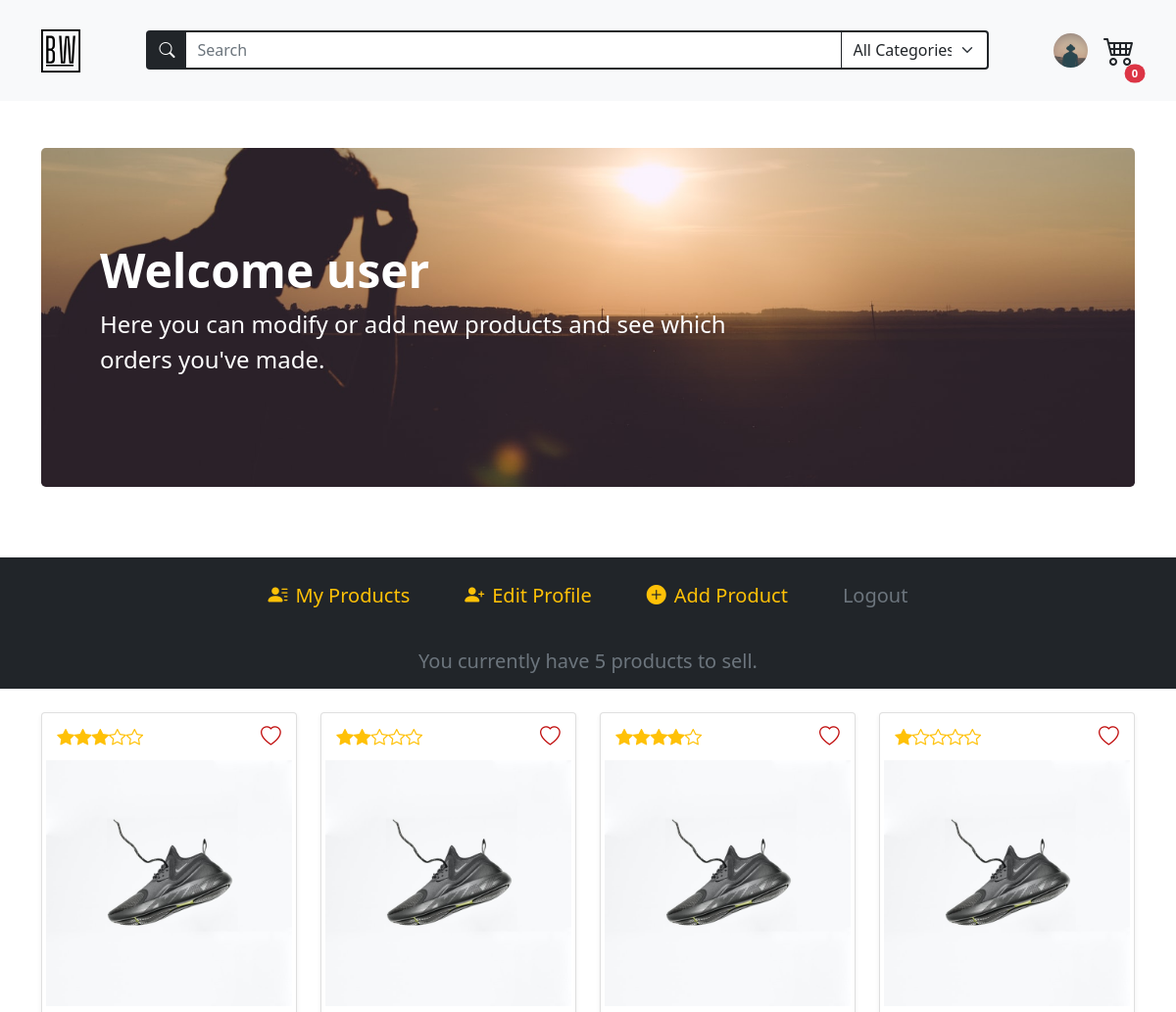
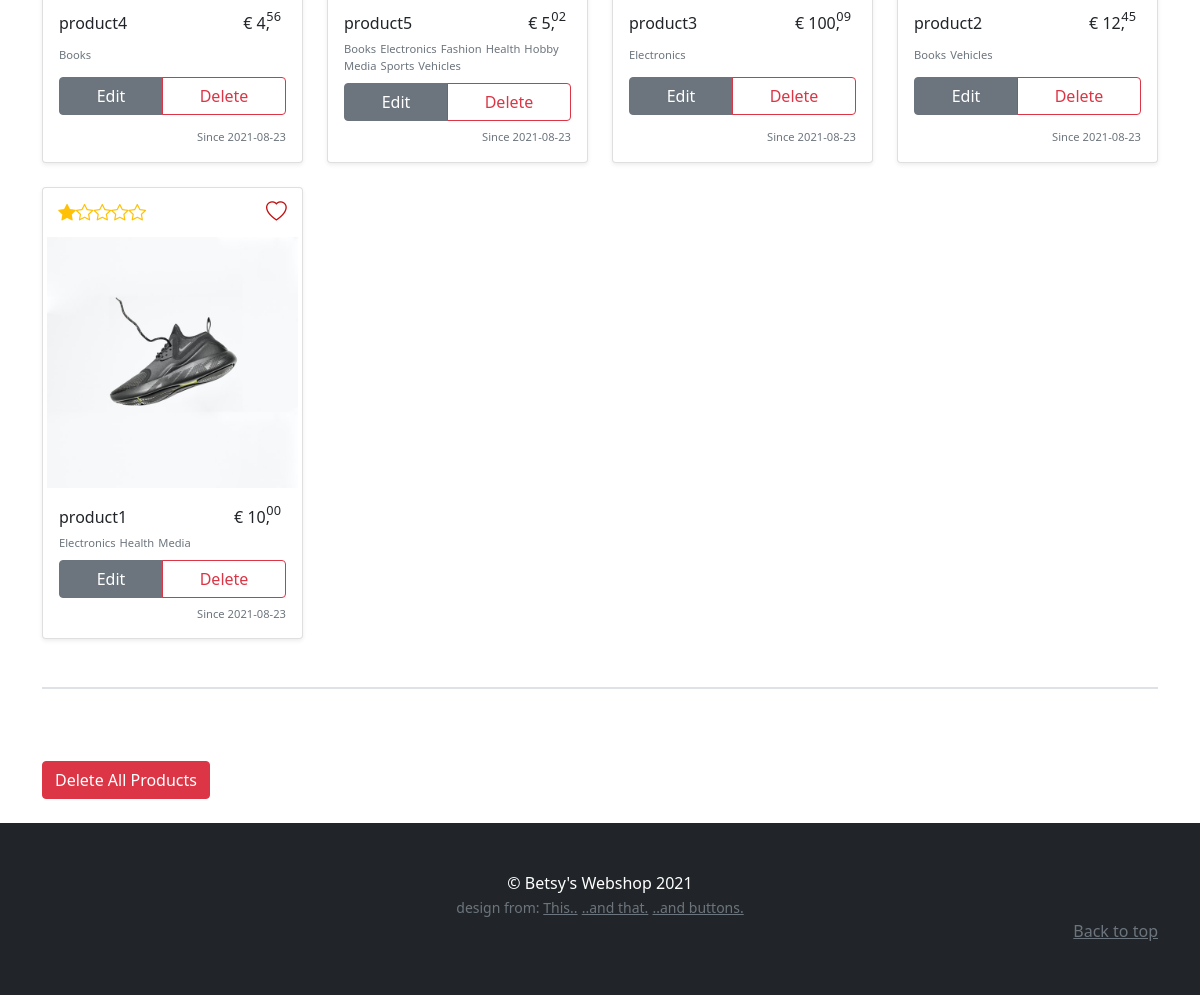
Page /account (signed in) on the committed database (2 pictures, top to bottom).
### models.py (models this page shows, shortened)
class BaseModel(db_wrapper.Model):
    class Meta:
        database = db

class User(BaseModel, UserMixin):
    first_name = CharField(index=True, max_length=30, null=True, default="user")
    last_name = CharField(max_length=120, null=True, default="lastname")
    address = CharField(max_length=200, null=True, default="street123")
    city = CharField(max_length=50, null=True, default="city")
    country = CharField(max_length=50, null=True)
    cc_number = IntegerField(null=True, default=12345)
    username = CharField(index=True, max_length=30, unique=True)
    email = CharField(index=True, max_length=50, unique=True)
    password = CharField(max_length=255)
    profile_pic = CharField(null=True, default="default_user.jpg")

class Product(BaseModel):
    name = CharField(max_length=50)
    description = TextField(null=True)
    price_per_unit = DecimalField(
        constraints=[Check("price_per_unit >= 0")],
        decimal_places=2,
        max_digits=10,
        auto_round=True,
    )
    stock = IntegerField(default=1)
    owner = ForeignKeyField(User, backref="products")
    product_pic = CharField(null=True, default="default_product.jpg")
    date_posted = DateTimeField(formats="%Y-%m-%d %H:%M", default=datetime.now)

class ProductTag(BaseModel):
    product = ForeignKeyField(Product, index=True, backref="tags")
    tag = ForeignKeyField(Tag, index=True, backref="products")

class Tag(BaseModel):
    name = CharField(unique=True, max_length=30)

### routes.py (the view)
@app.route("/account", methods=["GET", "POST"])
@login_required
def account():
    update_account_form = UpdateAccountForm(
        prefix="update_account",
        country=current_user.country,
        profile_pic=current_user.profile_pic or "default_user.jpg",
    )
    add_product_form = AddProductForm(prefix="add-product")
    search_form = SearchForm(prefix="search_form")
    search_form.search_tag.choices = get_alpha_tag_names()
    user_products = list_user_products(current_user.id)
    profile_pic = url_for(
        "static", filename=f"/profile_pics/{current_user.profile_pic}"
    ) or url_for("static", filename="/profile_pics/default_user.jpg")
    return render_template(
        "account.html",
        title="Account",
        add_product_form=add_product_form,
        update_account_form=update_account_form,
        search_form=search_form,
        user_products=user_products,
        all_products=Product.select(),
        profile_pic=profile_pic,
        on_account_page=True,
        randomize=randomize,
        int_splitter=int_splitter,
    )

### forms.py (shortened to what this page needs)
class UpdateAccountForm(FlaskForm):
    first_name = StringField("Name", validators=[DataRequired(), Length(min=2, max=30)])
    last_name = StringField(
        "Surname", validators=[InputRequired(), Length(min=2, max=120)]
    )
    address = StringField(
        "Address", validators=[InputRequired(), Length(min=8, max=200)]
    )
    city = StringField("City", validators=[InputRequired(), Length(min=2, max=50)])
    country = SelectField(
        "Country",
        choices=["...", "Netherlands", "Belgium", "Germany", "France", "Other"],
        validators=[InputRequired()],
    )
    cc_number = IntegerField("Credit Card Number", validators=[InputRequired()])
    username = StringField(
        "Username",
        validators=[InputRequired(), Length(min=5, max=25)],
    )
    email = EmailField(
        "Email", validators=[InputRequired(), Length(min=5, max=50), Email()]
    )
    profile_pic = FileField(
        "Profile Picture",
        validators=[
            FileAllowed(["jpeg", "jpg", "png"], "Accepts only 'jpg' and 'png' !")
        ],
    )
    update = SubmitField("Update")

class AddProductForm(FlaskForm):
    name = StringField("Name", validators=[InputRequired(), Length(max=50)])
    description = TextAreaField("Description", validators=[Length(max=50)])
    price_per_unit = DecimalField("€", places=2, validators=[InputRequired()])
    stock = SelectField(
        "Quantity",
        choices=[num for num in range(1, 11)],
        validators=[InputRequired()],
    )
    tags = MultiCheckboxField(
        "Categories", choices=[(tag, tag) for tag in sorted(tags)]
    )
    product_pic = FileField(
        "Product Picture",
        validators=[
            FileAllowed(["jpeg", "jpg", "png"], "Accepts only 'jpg' and 'png' !")
        ],
    )
    add_product = SubmitField("Add")

### main.py (called while the page is built)
def list_user_products(user_id) -> list[Product]:
    user_products = (
        Product.select()
        .join(User)
        .where(Product.owner == user_id)
        .order_by(Product.id.desc())
    )
    return user_products

def get_alpha_tag_names() -> tuple[Tag]:
    tags = Tag.select().order_by(Tag.name)
    tag_list = [(tag.name, tag.name) for tag in tags]
    tag_list.insert(0, ("All", "All Categories"))
    return tag_list

def randomize():
    random_num = randint(2, 6)
    return random_num

def int_splitter(num):
    integer = floor(num)
    decimal = "{:.2f}".format(num)[-2:]
    return (integer, decimal)

### templates/account.html (shortened to what this page needs)
{% extends 'base.html' %}
{% block content %}
{% include "modal_delete_all_products.html" %} {% include 'account_navbar.html'
%}
<div class="container">
  <div class="album my-4">
    <div class="row row-cols-2 row-cols-md-3 row-cols-lg-4 g-4">
      {% for product in user_products %} {% include "modal_delete_product.html"
      %} {% include "product_featurette.html" %} {% endfor%}
    </div>
  </div>
  <div class="border my-5"></div>
  {% if user_products | length >= 1%}
  <button
    type="button"
    class="btn btn-danger my-4"
    data-bs-toggle="modal"
    data-bs-target="#deleteAllProductsModal"
  >
    Delete All Products
  </button>
</div>
{% endif %} {% endblock content %}

### templates/navbar.html (shortened to what this page needs)
<nav
  class="navbar navbar-expand-md navbar-light bg-light sticky-top"
>
  <div class="container py-3">
    <a class="navbar-brand" href="{{url_for('home') }}"
      ><img
        src="{{url_for('static', filename='assets/brand.svg')}}"
        alt=""
        width="40"
        class="d-inline-block align-text-top"
    /></a>
    {% include "searchbar.html" %}
        <ul class="nav">
        {% if current_user.is_authenticated %}
        <li class="nav-item dropdown position-relative d-flex align-items-center">
          <div class="profile-icon-container" id="navbarDropdown" data-bs-toggle="dropdown" aria-expanded="false" >
            <img
            style="width: 35px; height: 35px; object-fit: cover"
            class="rounded-circle mx-3 profile-icon d-block align-bottom "
            src="{{(url_for('static', filename='profile_pics/' + current_user.profile_pic ))  }}"
            alt="user thumbnail"
          />
          </div>
        </li>
        <li class="d-flex cart-icon position-relative" type="button" data-bs-toggle="offcanvas" data-bs-target="#offcanvasCart" aria-controls="offcanvasCart" >
          <i class="bi bi-cart4" style="font-size: 2rem;"></i>
          <span class="position-absolute top-100 start-100 translate-middle badge rounded-pill bg-danger" style="font-size: .7rem;">{{session['cart'] | length}}</span>
        </li>
        {% endif %}
      </ul>
    </div>
</nav>

### templates/account_navbar.html (shortened to what this page needs)
<div class="container py-5">
  <div class="p-5 mb-4 bg-dark rounded-3 account-banner banner">
    <div class="container-fluid py-5">
      <h1 class="display-5 fw-bold text-white">
        Welcome {{ current_user.first_name }}
      </h1>
      <p class="col-md-8 fs-4 text-white">
        Here you can modify or add new products and see which orders you've
        made.
      </p>
    </div>
  </div>
</div>
<ul
  class="
    nav
    row row-cols-md-2 row-cols-lg-auto
    justify-content-center
    bg-dark
    py-3
    fs-5
    mx-0
  "
>
  <li class="nav-item d-flex align-items-center justify-content-center">
    <a
      class="nav-link text-warning"
      href="{{url_for('account')}}"
      role="button"
    >
      <span><i class="bi bi-person-lines-fill pe-2"></i>My Products</span>
    </a>
  </li>
  <li class="nav-item d-flex align-items-center justify-content-center">
    <a
      id="collapseAccountBtn"
      class="nav-link text-warning"
      data-bs-toggle="collapse"
      href="#collapseAccountForm"
      role="button"
      aria-expanded="false"
      aria-controls="collapseAccountForm"
    >
      <span
        ><i class="bi bi-person-plus-fill text-warning pe-2"></i>Edit
        Profile</span
      >
    </a>
  </li>
  <li class="nav-item d-flex align-items-center justify-content-center">
    <a
      id="collapseProductFormBtn"
      class="nav-link text-warning"
      data-bs-toggle="collapse"
      href="#collapseProductForm"
      role="button"
      aria-expanded="false"
      aria-controls="collapseProductForm"
      ><span><i class="bi bi-plus-circle-fill pe-2"></i>Add Product</span></a
    >
  </li>
  <li class="nav-item d-flex align-items-center justify-content-center">
    <a
      class="nav-link text-muted"
      href="{{url_for('logout')}}"
      tabindex="-1"
      aria-disabled="true"
      >Logout</a
    >
  </li>
</ul>
<h1 class="text-center fs-5 bg-dark text-secondary py-3">
  {% if user_products|length == 1 %} You currently have {{ user_products|length
  }} product to sell. {% else %} You currently have {{ user_products|length }}
  products to sell. {% endif %}
</h1>

### templates/product_featurette.html (shortened to what this page needs)
<div class="card-group col" id="productID-{{product.id}}">
  <div class="card shadow-sm">
    <div class="card-img-container">
      {% set random = randomize() %} {% set les = 6 - random %}
      <div class="product-icons">
        <div class="d-flex text-warning product-rating">
          {% for count in range(1,random) %}
          <i class="bi bi-star-fill"></i>
          {% endfor %} {% for count in range(les) %}
          <i class="bi bi-star"></i>
          {% endfor %}
        </div>
        <div>
          {% if product.id in session['favorite'] %}
          <a
            href="{{url_for('handle_favorite', product_id=product.id)}}#productID-{{product.id}}"
            type="button"
          >
            <i class="bi bi-heart-fill heart-favorite"></i>
          </a>
          {% else %}
          <a
            href="{{url_for('handle_favorite', product_id=product.id)}}#productID-{{product.id}}"
            type="button"
            role="button"
          >
            <i class="bi bi-heart heart-favorite"></i>
          </a>
          {% endif %}
        </div>
      </div>
      <div class="product-img-container">
        <img
          class="img-thumbnail border-0 rounded mx-auto d-block"
          src="{{  url_for('static', filename='/product_pics/' + product.product_pic)  }}"
          alt="{{ product.name }}"
        />
      </div>
    </div>
    <div class="card-body d-flex flex-column justify-content-between">
      <div class="d-flex justify-content-between">
        <h6 class="py-0 my-0">{{ product.name }}</h6>
        {% set price = product.price_per_unit %}
        <div class="position-relative">
          <h6 class="me-3">€ {{ int_splitter(price)[0] }},</h6>
          <p class="decimal">{{ int_splitter(price)[1] }}</p>
        </div>
      </div>
      <ul class="d-flex flex-wrap p-0 mb-0" style="width: 100%;">
        {% if product.tags %} {% for producttags in product.tags %}
        <span class="pe-1 fs-small text-muted"> {{producttags.tag.name}}</span>
        {% endfor %} {% else %}
        <span class="pe-1 fs-small text-muted"
          >This product has no categories.</span
        >
        {% endif %}
      </ul>
      <div class="d-flex flex-column justify-content-between my-2">
        {% if not on_account_page %}
        {% if current_user.id == product.owner.id or current_user.is_anonymous
        %}
        <button
        type="button"
        class="
          btn btn-white
          py-2
          border border-dark
          rounded-0
          d-flex
          justify-content-center
        "
        role="button"
        aria-disabled="true"
        disabled
        ><i
          class="bi bi-lock-fill text-dark text-center"
          style="font-size: 1.2rem"
        ></i
      ></button>
      {% elif product.stock == 0 %}
      <button
        type="button"
        class="
          btn btn-white
          py-2
          border border-dark
          rounded-0
          d-flex
          justify-content-center
          text-danger
        "
        role="button"
        aria-disabled="true"
        disabled
        >Sold out!</button>
        {% else %}
        {% if product.id in session['cart'] %}
        <div class="button-2">
          <div class="slider"></div>
          <a
            type="button"
            href="{{url_for('handle_product_in_cart', product_id=product.id)}}#productID-{{product.id}}"
            class="
              btn btn-white
              py-2
              border border-dark
              rounded-0
              d-flex
              justify-content-center
            "
            role="button"
            ><i
              class="bi bi-cart-check text-dark text-center"
              style="font-size: 1.2rem"
            ></i
          ></a>
        </div>
        {% else %}
        <div class="button-2">
          <div class="black-slider"></div>
          <a
            type="button"
            href="{{url_for('handle_product_in_cart', product_id=product.id)}}#productID-{{product.id}}"
            class="
              btn
              py-2
              border border-dark
              rounded-0
              d-flex
              justify-content-center
              text-white
            "
            role="button"
            >Add to cart</a
          >
        </div>
        {% endif %} {% endif %}
        {% elif on_account_page %}
        <div class="btn-group">
          <a href="{{url_for('update_product_page', product_id=product.id)}}#updateProductForm" class="btn btn-secondary">Edit </a>
          <button
            type="button"
            class="btn btn-outline-danger"
            data-bs-toggle="modal"
            data-bs-target="#deleteProductModal{{product.id}}"
          >
            Delete
           </button>
        </div>
        {% endif %}
      </div>
      <div class="text-muted text-end fs-small m-0 p-0 align-self-end">
        <p class="m-0 mt-auto">Since {{ product.date_posted[:10] }}</p>
      </div>
    </div>
  </div>
</div>

### static/styles.css (style rules this page uses)
.profile-icon-container { transition: 0.2s transform ease-in; }
.profile-icon { font-size: 2rem; }
.cart-icon { transition: 0.2s transform ease-in; }
.banner { background-repeat: no-repeat; background-size: cover; }
.account-banner { background-image: url("../static/assets/account.jpg"); background-position: center center; }
.fs-small { font-size: 0.7rem; }
.card-img-container { position: relative; }
.product-icons { width: 96%; margin: 0 auto; margin-top: 4px; padding: 0.3rem 0; display: flex; justify-content: space-between; align-items: center; z-index: 10; background-color: white; }
.product-rating { padding-left: 10px; font-size: 1.1rem; }
.heart-favorite { padding-right: 10px; color: #c10e0e; font-size: 1.3rem; }
.decimal { margin: 0; position: absolute; top: -7px; right: 5px; font-size: 0.8rem; }
.product-img-container { transition: all 0.35s ease-Out; }

### rows in the picture
User: profile_pic (placeholder picture), first_name "user"
Product: product_pic (placeholder picture), name "product4", price_per_unit "4", price_per_unit "56", date_posted "2021-08-23"
ProductTag: tag.name "Books"
Product: product_pic (placeholder picture), name "product5", price_per_unit "5", price_per_unit "02", date_posted "2021-08-23"
ProductTag: tag.name "Books"
ProductTag: tag.name "Electronics"
ProductTag: tag.name "Fashion"
ProductTag: tag.name "Health"
ProductTag: tag.name "Hobby"
ProductTag: tag.name "Media"
ProductTag: tag.name "Sports"
ProductTag: tag.name "Vehicles"
Product: product_pic (placeholder picture), name "product3", price_per_unit "100", price_per_unit "09", date_posted "2021-08-23"
ProductTag: tag.name "Electronics"
Product: product_pic (placeholder picture), name "product2", price_per_unit "12", price_per_unit "45", date_posted "2021-08-23"
ProductTag: tag.name "Books"
ProductTag: tag.name "Vehicles"
Product: product_pic (placeholder picture), name "product1", price_per_unit "10", price_per_unit "00", date_posted "2021-08-23"
ProductTag: tag.name "Electronics"
ProductTag: tag.name "Health"
ProductTag: tag.name "Media"

### other values in the picture
{{ session['cart'] | length }} "0"
{{ user_products|length }} "5"
